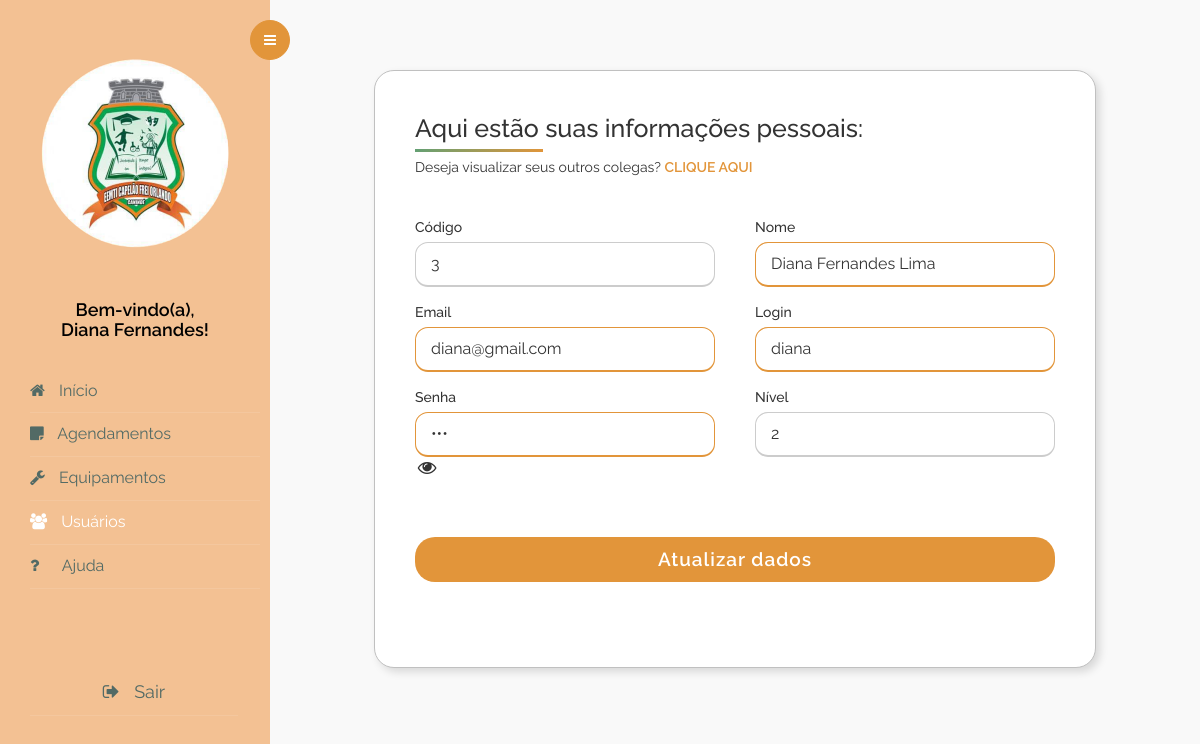
Screenshot of /View/usuarioprof.php (signed in) with the database file from the repository.
### tables this page shows
CREATE TABLE `tab_user` (
  `usu_id` int(2) NOT NULL,
  `usu_nome` varchar(50) NOT NULL,
  `usu_email` varchar(50) NOT NULL,
  `usu_login` varchar(25) NOT NULL,
  `usu_senha` varchar(100) NOT NULL,
  `usu_nivel` int(1) NOT NULL
);

### DAO/DUsuario.php (called while the page is built, shortened)
<?php
class DUsuario {
    public static function carregarProfessor(){
        $conexaoBD = Conexao::criarInstancia();
        $sql = "SELECT * FROM tab_user where usu_nivel=2;";
        try {
            $stmt = $conexaoBD->query($sql);
            return $stmt->fetchAll();
        } catch (Exception $ex) {
            echo $ex;
            return 0;
        }
    }
}
?>

### Controller/CUsuario.php (called while the page is built, shortened)
<?php
include_once "../DAO/DUsuario.php";
class CUsuario {
    public static function retornarProfessor(){
        $Usuario = DUsuario::carregarProfessor();
        return $Usuario;
    }
}
?>

### View/usuarioprof.php (the view, shortened to what this page needs)
<?php
include "../Controller/CUsuario.php";
$listaProfessor = CUsuario::retornarProfessor();
?>
<!DOCTYPE html>
<html lang="pt-br">
<head>
    <link rel="stylesheet" href="css/style.css">
    <link rel="stylesheet" href="https://stackpath.bootstrapcdn.com/font-awesome/4.7.0/css/font-awesome.min.css">
    <link rel="stylesheet" href="css/style.css">
    <link rel="stylesheet" href="css/dashboard2.css">
    <link rel="stylesheet" href="https://maxcdn.bootstrapcdn.com/bootstrap/3.3.7/css/bootstrap.min.css">
    <link rel="stylesheet" href="https://cdn.datatables.net/1.10.14/css/jquery.dataTables.min.css">
    <link rel="stylesheet" href="https://cdnjs.cloudflare.com/ajax/libs/font-awesome/4.7.0/css/font-awesome.css">
    <link rel="stylesheet" href="datatable/css/style.css">
    <link rel="stylesheet" href="css/edit_Usu1.css">
</head>
<body>
    <div class="wrapper d-flex align-items-stretch">
        <nav id="sidebar">
            <div class="custom-menu">
                <button type="button" id="sidebarCollapse" class="btn btn-primary">
                    <i class="fa fa-bars"></i>
                </button>
            </div>
            <div class="p-3">
                <h1><a href="indexadmin.php" class="logo"> <img src="Assets/IMG/logo.png" sizes="10px" id="logo" width="100%"> </a></h1>
                <div class="mb-5" style="text-align: center;">
                    <h3 class="h6 mb-3" style="font-size: 18px; font-weight: 600">Bem-vindo(a),<br> <?php foreach ($listaProfessor as $usuario) {
                        if ($usuario['usu_login']==$_SESSION['loginprof']){
						$nome = $usuario['usu_nome'];
                        $arrayNomes = explode(" ", $nome);
                        $doisPrimeirosNomes = array_slice($arrayNomes, 0, 2);
						echo implode(" ", $doisPrimeirosNomes);
                        }
                    }?>!</h3>
                </div>
                <ul class="list-unstyled components mb-3" style="padding-left: 20px">
                    <li>
                        <a href="index.php">
                            <span class="fa fa-home mr-3"></span> Início</a>
                    </li>
                    <li>
                        <a href="agendamentoprofindividual.php"><span class="fa fa-sticky-note mr-3"></span> Agendamentos</a>
                    </li>
                    <li>
                        <a href="equipamentoprof.php"><span class="fa fa-wrench mr-3"></span> Equipamentos</a>
                    </li>
                    <li class="active">
                        <a href="usuarioprof.php"><span class="fa fa-users mr-3"></span> Usuários</a>
                    </li>
                    <li>
                        <a href="https://drive.google.com/file/d/1EPsvnT4qCSxVACktcsHcWNmi7PYygQp0/view?usp=sharing" target="_blank">
                            <span class="fa fa-question mr-3" style="padding-right:9px"></span>
                            Ajuda
                        </a>
                    </li>
                    <li style="text-align: center; margin-top: 35%; font-size: 18px; margin-right: 22px;">
                        <a href="../Controller/logoutprof.php"><span class="fa fa-sign-out mr-3"></span> Sair</a>
                    </li>
                </ul>
            </div>
        </nav>
        <div id="content" class="p-4 p-md-5 pt-5">
            <div class="container-geral" style="margin:5px">
                <?php
                foreach ($listaProfessor as $usuario) {
                    if ($usuario['usu_login'] == $_SESSION['loginprof']) {
                ?>
                        <div class="container-geral">
                            <div class="container-formulario" style="padding:10px">
                                <div class="container-corpo">
                                    <div class="form-edit-usuario">
                                        <div class="titulo">Aqui estão suas informações pessoais:</div>
                                        <p style="padding-top: 10px;"> Deseja visualizar seus outros colegas?
                                            <a href="profcadastrados.php" style="color: #E2953A; font-weight: 600; text-decoration: none; border: none; background: none; cursor: pointer;">CLIQUE AQUI</a>
                                        </p>
                                        <form method="POST" action="../Controller/rotas.php?acao=cadastrar&tipo=usuarioprof">
                                            <div class="form-corpo">
                                                <div class="campo">
                                                    <span class="campo-titulo">Código</span>
                                                    <input type="text" readonly value="<?php
                                                                                        echo $usuario['usu_id'];
                                                                                        ?>" name="id">
                                                </div>
                                                <div class="campo">
                                                    <span class="campo-titulo">Nome</span>
                                                    <input type="text" required value="<?php
                                                                                        echo $usuario['usu_nome'];
                                                                                        ?>" name="nome" required>
                                                </div>
                                                <div class="campo">
                                                    <span class="campo-titulo">Email</span>
                                                    <input type="text" required value="<?php
                                                                                        echo $usuario['usu_email'];
                                                                                        ?>" name="email">
                                                </div>
                                                <div class="campo">
                                                    <span class="campo-titulo">Login</span>
                                                    <input type="text" required value="<?php
                                                                                        echo $usuario['usu_login'];
                                                                                        ?>" name="login">
                                                </div>
                                                <div class="campo">
                                                    <span class="campo-titulo">Senha</span>
                                                    <input type="password" id="senha" value="<?php
                                                                                                echo $usuario['usu_senha'];
                                                                                                ?>" name="senha">
                                                    <i class="fa fa-eye fa-lg fa-fw  lnr lnr-eye" id="olho" onclick="MostrarSenha()" aria-hidden="true"></i>
                                                </div>
                                                <div class="campo">
                                                    <span class="campo-titulo">Nível</span>
                                                    <input type="text" readonly value="<?php
                                                                                        echo $usuario['usu_nivel'];
                                                                                        ?>" name="nivel">
                                                </div><?php
                                                    }
                                                } ?>
                                            </div>
                                            <div class="button">
                                                <input type="submit" value="Atualizar dados">
                                            </div>
                                        </form>
                                    </div>
                                </div>
                            </div>
                        </div>
            </div>
        </div>
</body>
</html>

### View/datatable/css/style.css (style rules this page uses)
body { font-family: 'Raleway', sans-serif; background: #f9f9f9; }
.d-flex { display: flex; align-items: center; justify-content: space-between; }

### View/css/edit_Usu1.css (style rules this page uses)
body { font-family: 'Raleway', sans-serif; background: #f9f9f9; }
.container-geral { display: flex; justify-content: center; align-items: center; margin-top: 35px; }
.container-formulario { width: auto; height: auto; background-color: white; padding: 1rem; border: 1px solid silver; box-shadow: 4px 4px 8px #0002; border-radius: 20px; }
.form-edit-usuario { max-width: 700px; width: 100%; background: #fff; padding: 30px; border-radius: 20px; }
.form-edit-usuario .titulo { font-size: 25px; font-weight: 500; position: relative; }
.form-edit-usuario .titulo::before { content: ''; position: absolute; left: 0; bottom: 0; margin: 0px 0px -5px; height: 3px; width: 128px; background: linear-gradient(135deg, #62A074, #E2953A); }
.form-edit-usuario form .form-corpo { display: flex; flex-wrap: wrap; justify-content: space-between; margin: 40px 0 12px 0; }
form .form-corpo .campo { margin-bottom: 15px; width: calc(100% / 2 - 20px); }
.form-corpo .campo .campo-titulo { display: block; font-weight: 500; margin-bottom: 5px; }
.form-corpo .campo input { height: 45px; width: 100%; outline: none; border-radius: 13px; border: 1px solid #ccc; padding-left: 15px; font-size: 16px; border-bottom-width: 2px; transition: all 0.3s ease; }
.form-corpo .campo input:focus, .form-corpo .campo input:valid { border-color: #E2953A; }
form .button { height: 45px; margin: 45px 0; }
form .button input { cursor: pointer; height: 100%; width: 100%; outline: none; color: #fff; border: none; font-size: 19px; font-weight: 600; border-radius: 20px; letter-spacing: 1px; background: #E2953A; }

### rows the page displays
tab_user: usu_nome "Diana Fernandes", id "3", nome "Diana Fernandes Lima", email "diana@gmail.com", login "diana", nivel "2"
